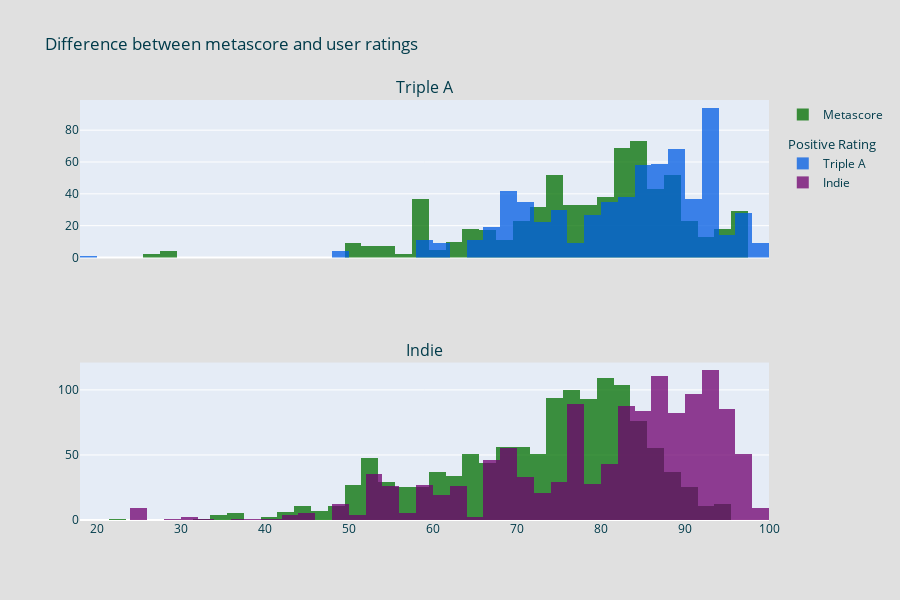

The cell this chart's notebook holds for it:
### Code cell
{
    "tags": [
        "hide_input",
    ]
}

AAA_df = com_df[com_df['is_aaa'] == 1]
indi_df = com_df[com_df['is_aaa'] == 0]

fig = make_subplots(rows=2, cols=1,
                   subplot_titles=('Triple A', 'Indie'),
                   shared_xaxes=True,
)

fig.add_trace(
    go.Histogram(
        name='Metascore',
        x = AAA_df['metascore'],
        marker={'color':'#006F00'},
        legendgroup='meta',
    ),
    row=1, col=1
)

fig.add_trace(
    go.Histogram(
        name='Triple A',
        x = AAA_df['ratio_rating'],
        marker={'color':'#005DE3'},
        legendgroup='Positive rating',
        legendgrouptitle_text = 'Positive Rating',
    ),
    row=1, col=1
)

fig.add_trace(
    go.Histogram(
        name='metascore 2',
        x = indi_df['metascore'],
        marker={'color':'#006F00'},
        legendgroup='meta',
        showlegend = False,
    ),
    row=2, col=1
)
fig.add_trace(
    go.Histogram(
        name='Indie',
        x = indi_df['ratio_rating'],
        marker={'color':'#6F006F'},
        legendgroup='Positive rating',
        # showlegend=False,
    ),
    row=2, col=1
)

fig.update_layout(
    title = 'Analysis of metascores for different variables',
    paper_bgcolor = '#E0E0E0',
    font={'color':'#003B4A'},
    barmode='overlay',
    height = 600,
)

fig.update_layout(title='Difference between metascore and user ratings')
fig.update_traces(opacity=0.75)

fig.show()

### Figure 1 — Plotly figure (JSON) as saved in the notebook; plotly's stock layout.template omitted (floating-point values rounded to 4 significant figures; data arrays with more than 128 entries replaced by an {"elided": "..."} marker saying what was removed)
{"data": [{"legendgroup": "meta", "marker": {"color": "#006F00"}, "name": "Metascore", "opacity": 0.75, "type": "histogram", "x": {"elided": "660 int values"}, "xaxis": "x", "yaxis": "y"}, {"legendgroup": "Positive rating", "legendgrouptitle": {"text": "Positive Rating"}, "marker": {"color": "#005DE3"}, "name": "Triple A", "opacity": 0.75, "type": "histogram", "x": {"elided": "660 float values"}, "xaxis": "x", "yaxis": "y"}, {"legendgroup": "meta", "marker": {"color": "#006F00"}, "name": "metascore 2", "opacity": 0.75, "showlegend": false, "type": "histogram", "x": {"elided": "1247 int values"}, "xaxis": "x2", "yaxis": "y2"}, {"legendgroup": "Positive rating", "marker": {"color": "#6F006F"}, "name": "Indie", "opacity": 0.75, "type": "histogram", "x": {"elided": "1247 float values"}, "xaxis": "x2", "yaxis": "y2"}], "layout": {"annotations": [{"font": {"size": 16}, "showarrow": false, "text": "Triple A", "x": 0.5, "xanchor": "center", "xref": "paper", "y": 1, "yanchor": "bottom", "yref": "paper"}, {"font": {"size": 16}, "showarrow": false, "text": "Indie", "x": 0.5, "xanchor": "center", "xref": "paper", "y": 0.375, "yanchor": "bottom", "yref": "paper"}], "barmode": "overlay", "font": {"color": "#003B4A"}, "height": 600, "paper_bgcolor": "#E0E0E0", "title": {"text": "Difference between metascore and user ratings"}, "xaxis": {"anchor": "y", "domain": [0, 1], "matches": "x2", "showticklabels": false}, "xaxis2": {"anchor": "y2", "domain": [0, 1]}, "yaxis": {"anchor": "x", "domain": [0.625, 1]}, "yaxis2": {"anchor": "x2", "domain": [0, 0.375]}}}
